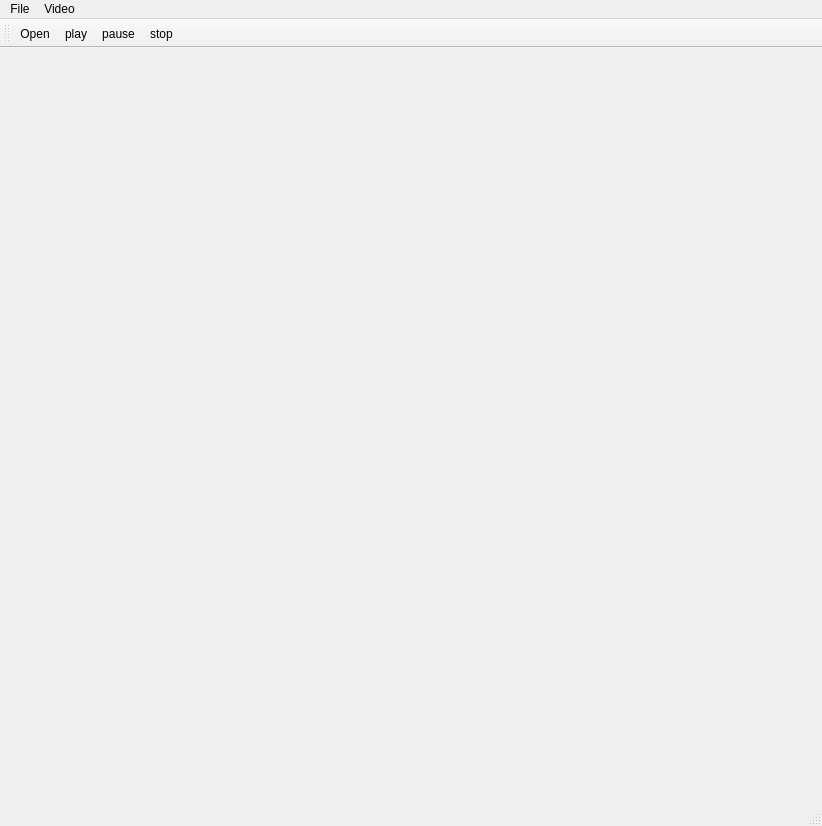
<?xml version="1.0" encoding="UTF-8"?>
<ui version="4.0">
 <class>MainWindow</class>
 <widget class="QMainWindow" name="MainWindow">
  <property name="geometry">
   <rect>
    <x>0</x>
    <y>0</y>
    <width>822</width>
    <height>800</height>
   </rect>
  </property>
  <property name="windowTitle">
   <string>MainWindow</string>
  </property>
  <widget class="QWidget" name="centralwidget">
   <property name="minimumSize">
    <size>
     <width>822</width>
     <height>756</height>
    </size>
   </property>
  </widget>
  <widget class="QStatusBar" name="statusbar"/>
  <widget class="QToolBar" name="toolBar">
   <property name="windowTitle">
    <string>toolBar</string>
   </property>
   <attribute name="toolBarArea">
    <enum>TopToolBarArea</enum>
   </attribute>
   <attribute name="toolBarBreak">
    <bool>false</bool>
   </attribute>
   <addaction name="actionOpen"/>
   <addaction name="actionplay"/>
   <addaction name="actionpause"/>
   <addaction name="actionstop"/>
  </widget>
  <widget class="QMenuBar" name="menubar">
   <property name="geometry">
    <rect>
     <x>0</x>
     <y>0</y>
     <width>822</width>
     <height>22</height>
    </rect>
   </property>
   <widget class="QMenu" name="menuOpen_File">
    <property name="title">
     <string>File</string>
    </property>
    <addaction name="actionOpen"/>
   </widget>
   <widget class="QMenu" name="menuVideo">
    <property name="title">
     <string>Video</string>
    </property>
    <addaction name="actionplay"/>
    <addaction name="actionpause"/>
    <addaction name="actionstop"/>
   </widget>
   <addaction name="menuOpen_File"/>
   <addaction name="menuVideo"/>
  </widget>
  <action name="actionplay">
   <property name="icon">
    <iconset theme="QIcon::ThemeIcon::MediaPlaybackStart"/>
   </property>
   <property name="text">
    <string>play</string>
   </property>
   <property name="menuRole">
    <enum>QAction::MenuRole::TextHeuristicRole</enum>
   </property>
  </action>
  <action name="actionstop">
   <property name="icon">
    <iconset theme="QIcon::ThemeIcon::MediaPlaybackStop"/>
   </property>
   <property name="text">
    <string>stop</string>
   </property>
   <property name="menuRole">
    <enum>QAction::MenuRole::TextHeuristicRole</enum>
   </property>
  </action>
  <action name="actionpause">
   <property name="icon">
    <iconset theme="QIcon::ThemeIcon::MediaPlaybackPause"/>
   </property>
   <property name="text">
    <string>pause</string>
   </property>
   <property name="menuRole">
    <enum>QAction::MenuRole::TextHeuristicRole</enum>
   </property>
  </action>
  <action name="actionOpen">
   <property name="icon">
    <iconset theme="QIcon::ThemeIcon::FolderNew"/>
   </property>
   <property name="text">
    <string>Open</string>
   </property>
  </action>
 </widget>
 <resources/>
 <connections/>
</ui>
